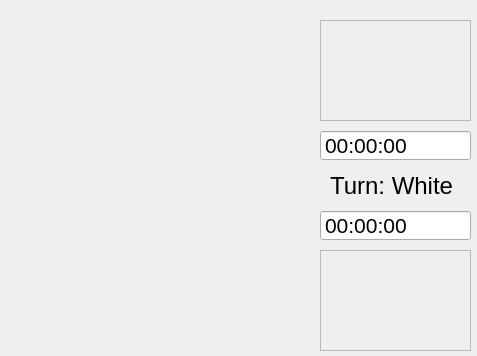
<?xml version="1.0" encoding="UTF-8"?>
<ui version="4.0">
 <class>Ingame_screen</class>
 <widget class="QWidget" name="Ingame_screen">
  <property name="geometry">
   <rect>
    <x>0</x>
    <y>0</y>
    <width>477</width>
    <height>356</height>
   </rect>
  </property>
  <property name="windowTitle">
   <string>Form</string>
  </property>
  <widget class="QLabel" name="ingame">
   <property name="geometry">
    <rect>
     <x>10</x>
     <y>20</y>
     <width>308</width>
     <height>321</height>
    </rect>
   </property>
   <property name="text">
    <string/>
   </property>
   <property name="pixmap">
    <pixmap>../resources/in-game-initial.png</pixmap>
   </property>
   <property name="scaledContents">
    <bool>true</bool>
   </property>
  </widget>
  <widget class="QTimeEdit" name="timeEdit">
   <property name="geometry">
    <rect>
     <x>320</x>
     <y>130</y>
     <width>151</width>
     <height>31</height>
    </rect>
   </property>
   <property name="font">
    <font>
     <pointsize>16</pointsize>
    </font>
   </property>
   <property name="frame">
    <bool>true</bool>
   </property>
   <property name="buttonSymbols">
    <enum>QAbstractSpinBox::NoButtons</enum>
   </property>
  </widget>
  <widget class="QLabel" name="label_2">
   <property name="geometry">
    <rect>
     <x>330</x>
     <y>170</y>
     <width>141</width>
     <height>31</height>
    </rect>
   </property>
   <property name="font">
    <font>
     <pointsize>18</pointsize>
    </font>
   </property>
   <property name="text">
    <string>Turn: White</string>
   </property>
  </widget>
  <widget class="QTimeEdit" name="timeEdit_2">
   <property name="geometry">
    <rect>
     <x>320</x>
     <y>210</y>
     <width>151</width>
     <height>31</height>
    </rect>
   </property>
   <property name="font">
    <font>
     <pointsize>16</pointsize>
    </font>
   </property>
   <property name="frame">
    <bool>true</bool>
   </property>
   <property name="buttonSymbols">
    <enum>QAbstractSpinBox::NoButtons</enum>
   </property>
  </widget>
  <widget class="QFrame" name="frame">
   <property name="geometry">
    <rect>
     <x>320</x>
     <y>20</y>
     <width>151</width>
     <height>101</height>
    </rect>
   </property>
   <property name="frameShape">
    <enum>QFrame::StyledPanel</enum>
   </property>
   <property name="frameShadow">
    <enum>QFrame::Raised</enum>
   </property>
  </widget>
  <widget class="QFrame" name="frame_2">
   <property name="geometry">
    <rect>
     <x>320</x>
     <y>250</y>
     <width>151</width>
     <height>101</height>
    </rect>
   </property>
   <property name="frameShape">
    <enum>QFrame::StyledPanel</enum>
   </property>
   <property name="frameShadow">
    <enum>QFrame::Raised</enum>
   </property>
  </widget>
  <zorder>timeEdit</zorder>
  <zorder>label_2</zorder>
  <zorder>timeEdit_2</zorder>
  <zorder>frame</zorder>
  <zorder>frame_2</zorder>
  <zorder>ingame</zorder>
 </widget>
 <resources/>
 <connections/>
</ui>
